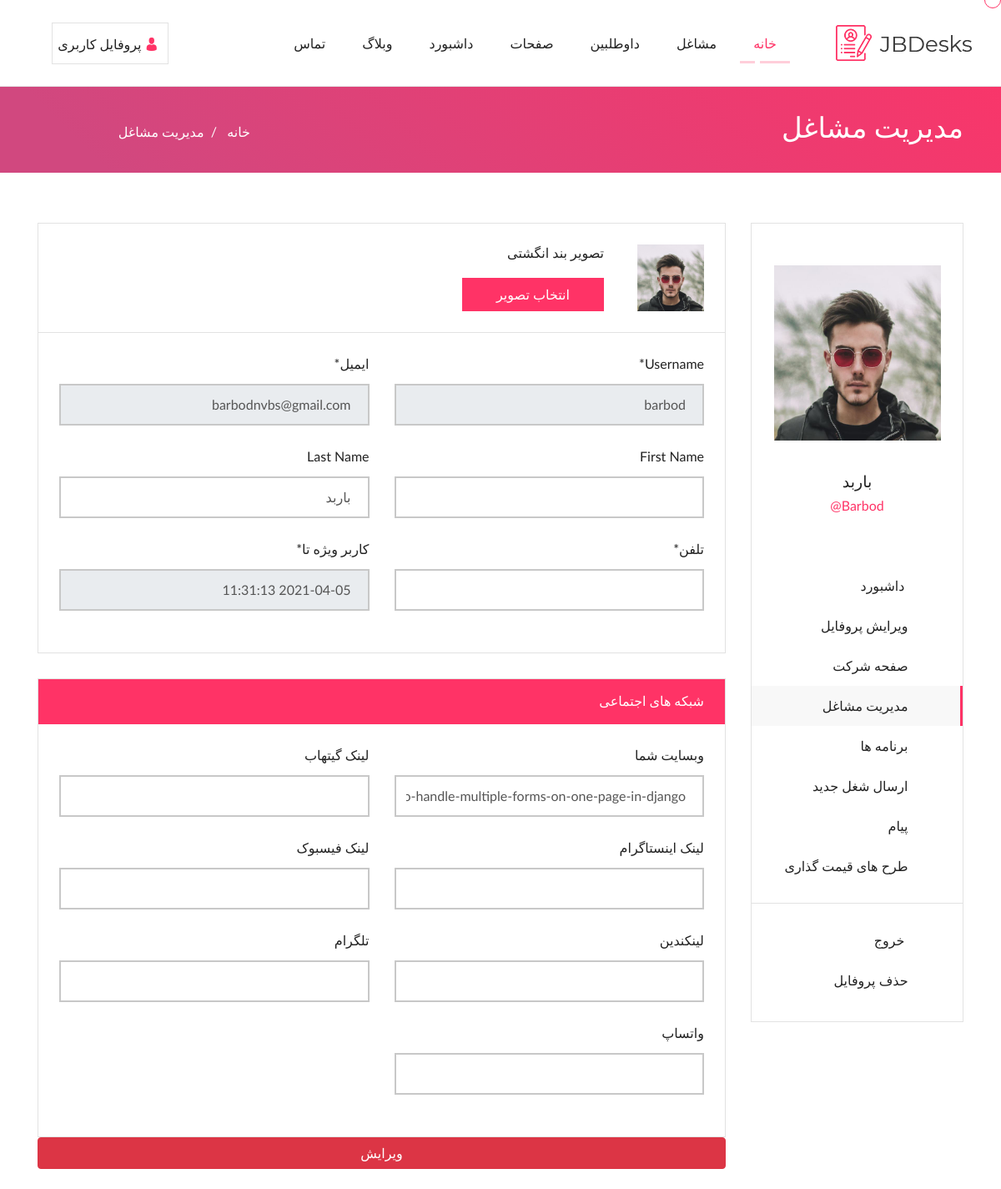
/profile/ (signed in), run on an earlier commit of the app's database.
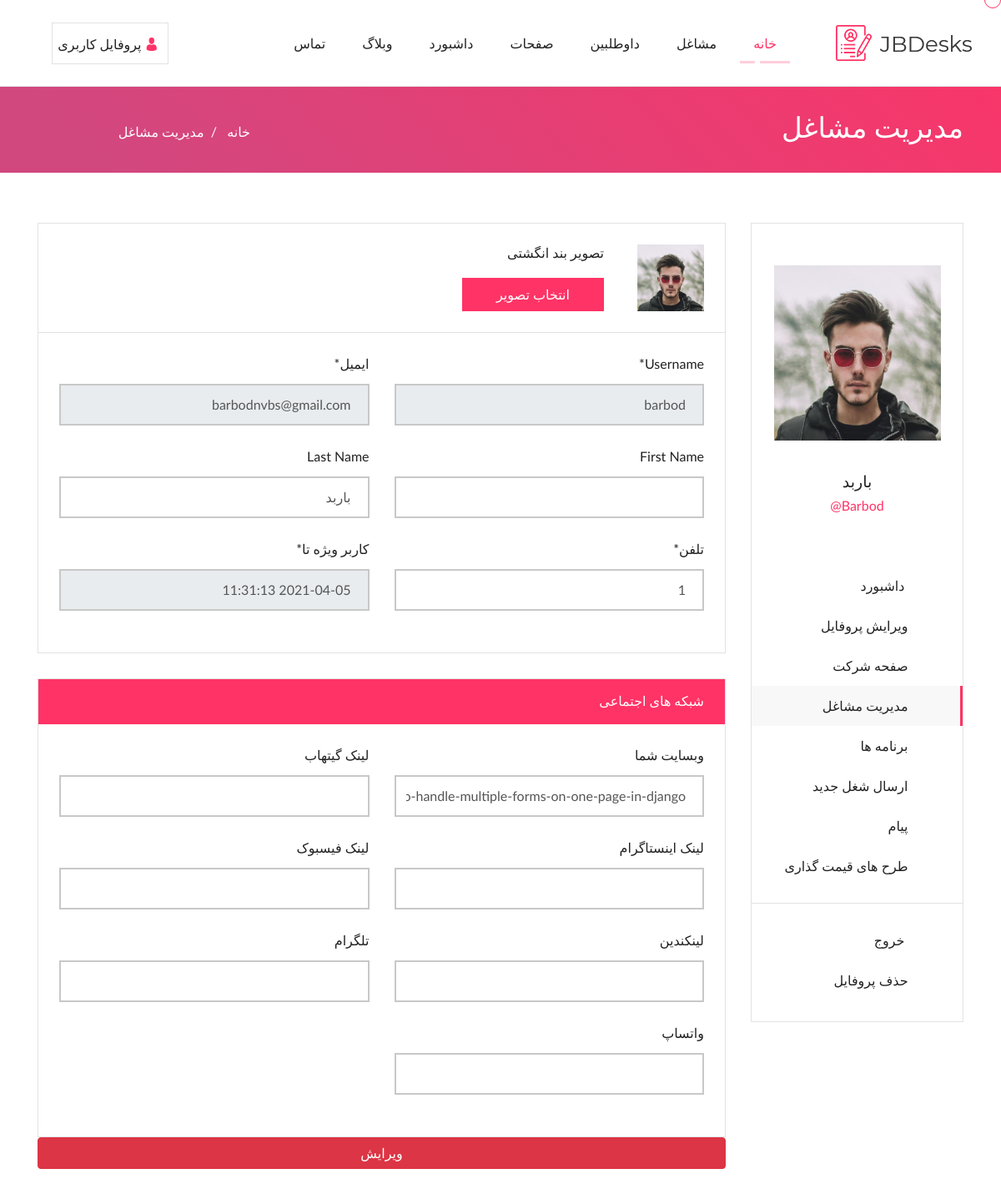
And on a later commit of the database.
### account/models.py (models this page shows)
class User(AbstractUser):
    email = models.EmailField(max_length=200,unique=True,verbose_name='ایمیل')
    phone = models.PositiveIntegerField(verbose_name='تلفن')
    address = models.TextField(verbose_name='آدرس')
    bio = models.TextField(verbose_name='توضیحات و بیوگرافی شما')
    github=models.URLField(verbose_name='لینک گیتهاب',null=True,blank=True)
    linkendin=models.URLField(verbose_name='لینکندین',null=True,blank=True)
    website=models.URLField(verbose_name='وبسایت شما',null=True,blank=True)
    facebook=models.URLField(verbose_name='لینک فیسبوک',null=True,blank=True)
    instagram=models.URLField(verbose_name='لینک اینستاگرام',null=True,blank=True)
    telegram=models.URLField(verbose_name='تلگرام',null=True,blank=True)
    whatsApp=models.CharField(verbose_name='واتساپ',null=True,blank=True,max_length=50)
    Employee = models.BooleanField(default=False, verbose_name='آیا کارجو هستید؟')
    employer = models.BooleanField(default=False, verbose_name='آیا کارفرما هستید؟')
    avatar=models.ImageField(upload_to='avatars',verbose_name='تصویر شما',null=True,blank=True)
    special_user = models.DateTimeField(default=timezone.now, verbose_name="کاربر ویژه تا")
    is_membership = models.DateTimeField(default=timezone.now,verbose_name='آکهی های ویژه')
    def is_special_user(self):
        if self.special_user > timezone.now():
            return True
        else:
            return False
    is_special_user.boolean = True
    is_special_user.short_description = "وضعیت کاربر ویژه"
    def is_membership_user(self):
        if self.is_membership > timezone.now():
            return True
        else:
            return False
    is_membership_user.boolean = True
    is_membership_user.short_description = "وضعیت ثبت آگهی ویژه"

### account/views.py (the view)
# urls.py: path('profile/', Profile.as_view(),name="profile"),
class Profile(LoginRequiredMixin, UpdateView):
    model = User
    template_name = 'registration/profile.html'
    form_class = ProfileForm
    success_url = reverse_lazy("profile")
    def get_object(self):
        return User.objects.get(pk=self.request.user.pk)
    def get_form_kwargs(self):
        kwags = super(Profile, self).get_form_kwargs()
        kwags.update({
            'user': self.request.user
        })
        return kwags

### account/forms.py
class ProfileForm(forms.ModelForm):
    def __init__(self, *args, **kwargs):
        user = kwargs.pop('user')
        super(ProfileForm, self).__init__(*args, **kwargs)
        self.fields['username'].help_text = None
        self.fields['username'].disabled = True
        self.fields['email'].disabled = True
        self.fields['special_user'].disabled = True
    class Meta:
        model = User
        fields = ['username','email', 'first_name', 'last_name', 'special_user'
        , "phone", "avatar","github","linkendin","facebook","instagram","telegram","whatsApp","website"]

### templates/registration/profile.html (shortened to what the changed rows need)
{% extends 'shared/register_base.html' %}
{% load crispy_forms_filters %}
{% load static %}
{% block content %}
                <div class="col-lg-9 col-md-12 col-sm-12 col-12">
                    <div class="row">
                        <div class="col-lg-12 col-md-12 col-sm-12 col-12">
                            <div class="job_listing_left_fullwidth jb_cover">
                                <div class="row">
                                    <div class="col-lg-12 col-md-12 col-sm-12 col-12">
                                        <div class="jp_job_post_side_img">
                                        {% if user.avatar %}
                                            <img src="{{user.avatar.url}}" alt="{{user.username}}" width='80' height='80'>
                                        {% endif %}
                                        </div>
                                    </div>
                                </div>
                            </div>
                            <div class="browse_img_banner jb_cover">
                                <div class="row">
                                    <div class="col-lg-6 col-md-6 col-sm-12 col-12">
                                        <div class="contect_form3">
                                           {{form.username|as_crispy_field}}
                                        </div>
                                    </div>
                                    <div class="col-lg-6 col-md-6 col-sm-12 col-12">
                                        <div class="contect_form3">
                                           {{form.email|as_crispy_field}}
                                        </div>
                                    </div>
                                    <div class="col-lg-6 col-md-6 col-sm-12 col-12">
                                        <div class="contect_form3">
                                           {{form.first_name|as_crispy_field}}
                                        </div>
                                    </div>
                                    <div class="col-lg-6 col-md-6 col-sm-12 col-12">
                                        <div class="contect_form3">
                                           {{form.last_name|as_crispy_field}}
                                        </div>
                                    </div>
                                    <div class="col-lg-6 col-md-6 col-sm-12 col-12">
                                        <div class="contect_form3">
                                           {{form.phone|as_crispy_field}}
                                        </div>
                                    </div>
                                    <div class="col-lg-6 col-md-6 col-sm-12 col-12">
                                        <div class="contect_form3">
                                           {{form.special_user|as_crispy_field}}
                                        </div>
                                    </div>
                                </div>
                            </div>
                            <div class="row">
                                <div class="col-lg-12 col-md-12 col-sm-12 col-12">
                                    <div class="job_filter_category_sidebar jb_cover">
                                        <div class="job_filter_sidebar_heading jb_cover">
                                            <h1> شبکه های اجتماعی</h1>
                                        </div>
                                        <div class="job_overview_header jb_cover">
                                            <div class="row">
                                                <div class="col-lg-6 col-md-6 col-sm-12 col-12">
                                                    <div class="contect_form3">
                                                    {{form.website|as_crispy_field}}
                                                    </div>
                                                </div>
                                                <div class="col-lg-6 col-md-6 col-sm-12 col-12">
                                                    <div class="contect_form3">
                                                    {{form.github|as_crispy_field}}
                                                    </div>
                                                </div>
                                                <div class="col-lg-6 col-md-6 col-sm-12 col-12">
                                                    <div class="contect_form3">
                                                    {{form.instagram|as_crispy_field}}
                                                    </div>
                                                </div>
                                                <div class="col-lg-6 col-md-6 col-sm-12 col-12">
                                                    <div class="contect_form3">
                                                    {{form.facebook|as_crispy_field}}
                                                    </div>
                                                </div>
                                                <div class="col-lg-6 col-md-6 col-sm-12 col-12">
                                                    <div class="contect_form3">
                                                    {{form.linkendin|as_crispy_field}}
                                                    </div>
                                                </div>
                                                <div class="col-lg-6 col-md-6 col-sm-12 col-12">
                                                    <div class="contect_form3">
                                                    {{form.telegram|as_crispy_field}}
                                                    </div>
                                                </div>
                                                <div class="col-lg-6 col-md-6 col-sm-12 col-12">
                                                    <div class="contect_form3">
                                                    {{form.whatsApp|as_crispy_field}}
                                                    </div>
                                                </div>
                                            </div>
                                        </div>
                                    </div>
                                </div>
                            </div>
<br>
                        </div>
                    </div>
                </div>
            </div>
        </div>
    </div>
{% endblock  %}

### templates/shared/register_base.html (shortened to what the changed rows need)
{% load static %}
<!DOCTYPE html>
<html lang="zxx">
<head>
    <link rel="stylesheet" type="text/css" href="{% static 'dashboard/css/animate.css'%}" />
    <link rel="stylesheet" type="text/css" href="{% static 'dashboard/css/bootstrap.min.css'%}" />
    <link rel="stylesheet" type="text/css" href="{% static 'dashboard/css/fonts.css'%}" />
    <link rel="stylesheet" type="text/css" href="{% static 'dashboard/css/flaticon.css'%}" />
    <link rel="stylesheet" type="text/css" href="{% static 'dashboard/css/font-awesome.css'%}" />
    <link rel="stylesheet" type="text/css" href="{% static 'dashboard/css/owl.carousel.css'%}">
    <link rel="stylesheet" type="text/css" href="{% static 'dashboard/css/owl.theme.default.css'%}">
    <link rel="stylesheet" type="text/css" href="{% static 'dashboard/css/dropify.min.css'%}" />
    <link rel="stylesheet" type="text/css" href="{% static 'dashboard/css/jquery-ui.min.css'%}">
    <link rel="stylesheet" type="text/css" href="{% static 'dashboard/css/magnific-popup.css'%}" />
    <link rel="stylesheet" type="text/css" href="{% static 'dashboard/css/nice-select.css'%}" />
    <link rel="stylesheet" type="text/css" href="{% static 'dashboard/css/reset.css'%}" />
    <link rel="stylesheet" type="text/css" href="{% static 'dashboard/css/style.css'%}" />
    <link rel="stylesheet" type="text/css" href="{% static 'dashboard/css/responsive.css'%}" />
    <link rel="stylesheet" href="{% static 'tags/css/tagsinput.css' %}" />
</head>
<body>
         <div class="page_title_section">
        <div class="page_header">
            <div class="container">
                <div class="row">
                    <div class="col-xl-9 col-lg-7 col-md-7 col-12 col-sm-12">
                        <h1> مدیریت مشاغل</h1>
                    </div>
                </div>
            </div>
        </div>
    </div>
    <div class="employe_dashboard_wrapper jb_cover">
        <div class="container">
            <div class="row">
                <div class="col-lg-3 col-md-12 col-sm-12 col-12">
                    <div class="emp_dashboard_sidebar jb_cover">
                        <div class="emp_web_profile jb_cover">
                            <img src="{{user.avatar.url}}" alt="{{user.username}}" width='200' height='250' />
                            <h4>{{user.get_full_name}}</h4>
                            <p>{{user.username}}@</p>
                        </div>
                    </div>
                </div>
{% block content %}
{% endblock  %}
</body>
</html>

What changed in the data, as far as the page shows it:
changed User "باربد": phone (not shown) → "1"
